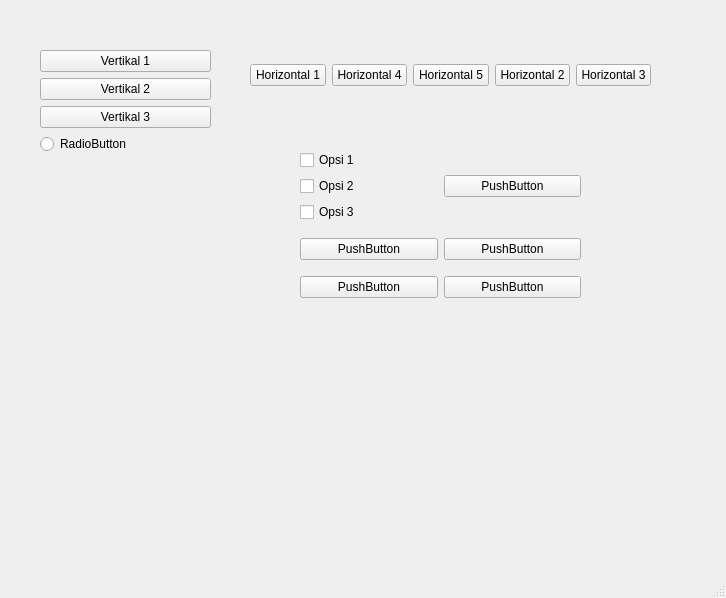
<?xml version="1.0" encoding="UTF-8"?>
<ui version="4.0">
 <class>MainWindow</class>
 <widget class="QMainWindow" name="MainWindow">
  <property name="geometry">
   <rect>
    <x>0</x>
    <y>0</y>
    <width>726</width>
    <height>598</height>
   </rect>
  </property>
  <property name="windowTitle">
   <string>MainWindow</string>
  </property>
  <widget class="QWidget" name="centralwidget">
   <widget class="QWidget" name="">
    <property name="geometry">
     <rect>
      <x>40</x>
      <y>50</y>
      <width>171</width>
      <height>141</height>
     </rect>
    </property>
    <layout class="QVBoxLayout" name="verticalLayout">
     <item>
      <widget class="QPushButton" name="pushButton">
       <property name="text">
        <string>Vertikal 1</string>
       </property>
      </widget>
     </item>
     <item>
      <widget class="QPushButton" name="pushButton_2">
       <property name="text">
        <string>Vertikal 2</string>
       </property>
      </widget>
     </item>
     <item>
      <widget class="QPushButton" name="pushButton_3">
       <property name="text">
        <string>Vertikal 3</string>
       </property>
      </widget>
     </item>
     <item>
      <widget class="QRadioButton" name="radioButton">
       <property name="text">
        <string>RadioButton</string>
       </property>
      </widget>
     </item>
     <item>
      <spacer name="verticalSpacer">
       <property name="orientation">
        <enum>Qt::Vertical</enum>
       </property>
       <property name="sizeHint" stdset="0">
        <size>
         <width>20</width>
         <height>40</height>
        </size>
       </property>
      </spacer>
     </item>
    </layout>
   </widget>
   <widget class="QWidget" name="">
    <property name="geometry">
     <rect>
      <x>250</x>
      <y>50</y>
      <width>401</width>
      <height>51</height>
     </rect>
    </property>
    <layout class="QHBoxLayout" name="horizontalLayout">
     <item>
      <widget class="QPushButton" name="pushButton_4">
       <property name="text">
        <string>Horizontal 1</string>
       </property>
      </widget>
     </item>
     <item>
      <widget class="QPushButton" name="pushButton_7">
       <property name="text">
        <string>Horizontal 4</string>
       </property>
      </widget>
     </item>
     <item>
      <widget class="QPushButton" name="pushButton_8">
       <property name="text">
        <string>Horizontal 5</string>
       </property>
      </widget>
     </item>
     <item>
      <widget class="QPushButton" name="pushButton_5">
       <property name="text">
        <string>Horizontal 2</string>
       </property>
      </widget>
     </item>
     <item>
      <widget class="QPushButton" name="pushButton_6">
       <property name="text">
        <string>Horizontal 3</string>
       </property>
      </widget>
     </item>
    </layout>
   </widget>
   <widget class="QWidget" name="">
    <property name="geometry">
     <rect>
      <x>300</x>
      <y>140</y>
      <width>281</width>
      <height>171</height>
     </rect>
    </property>
    <layout class="QGridLayout" name="gridLayout">
     <item row="0" column="1">
      <widget class="QPushButton" name="pushButton_10">
       <property name="text">
        <string>PushButton</string>
       </property>
      </widget>
     </item>
     <item row="2" column="0">
      <widget class="QPushButton" name="pushButton_12">
       <property name="text">
        <string>PushButton</string>
       </property>
      </widget>
     </item>
     <item row="2" column="1">
      <widget class="QPushButton" name="pushButton_14">
       <property name="text">
        <string>PushButton</string>
       </property>
      </widget>
     </item>
     <item row="1" column="1">
      <widget class="QPushButton" name="pushButton_13">
       <property name="text">
        <string>PushButton</string>
       </property>
      </widget>
     </item>
     <item row="1" column="0">
      <widget class="QPushButton" name="pushButton_11">
       <property name="text">
        <string>PushButton</string>
       </property>
      </widget>
     </item>
     <item row="0" column="0">
      <layout class="QVBoxLayout" name="verticalLayout_2">
       <item>
        <widget class="QCheckBox" name="checkBox">
         <property name="text">
          <string>Opsi 1</string>
         </property>
        </widget>
       </item>
       <item>
        <widget class="QCheckBox" name="checkBox_2">
         <property name="text">
          <string>Opsi 2</string>
         </property>
        </widget>
       </item>
       <item>
        <widget class="QCheckBox" name="checkBox_3">
         <property name="text">
          <string>Opsi 3</string>
         </property>
        </widget>
       </item>
      </layout>
     </item>
    </layout>
   </widget>
  </widget>
  <widget class="QMenuBar" name="menubar">
   <property name="geometry">
    <rect>
     <x>0</x>
     <y>0</y>
     <width>726</width>
     <height>21</height>
    </rect>
   </property>
  </widget>
  <widget class="QStatusBar" name="statusbar"/>
 </widget>
 <resources/>
 <connections/>
</ui>
